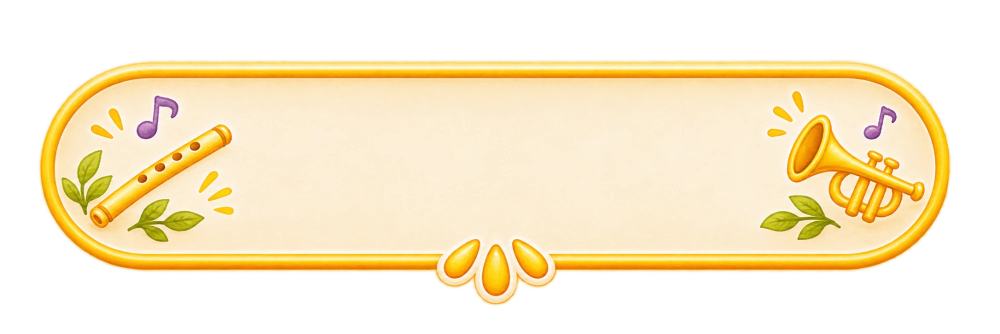
#> input picture grow-with-freya/assets/images/play-pill/source/play-pill.webp, 2000 x 667 px (shown at 1/2 size)
$ python prepare-play-pill.py
#> lines starting #> are read from the running program, lines starting #| are printed output that depends on the picture
#!/usr/bin/env python3
import argparse
from pathlib import Path

from PIL import Image

ROOT = Path(__file__).resolve().parent.parent / 'assets' / 'images' / 'play-pill'
WIDTH = 1000


def main() -> None:
    parser = argparse.ArgumentParser(description='Make the story reader Play button picture from the operator art in play-pill/source.')
    parser.add_argument('--out', type=Path, default=ROOT)
    args = parser.parse_args()
    pill = Image.open(ROOT / 'source' / 'play-pill.webp').convert('RGBA')
#> pill is the input picture: PIL image 2000x667 RGBA; mean R, G, B, A 144.4, 129.2, 94.1, 138.8
    height = round(pill.height * WIDTH / pill.width)
#> height = 334
    pill.convert('RGBa').resize((WIDTH, height), Image.LANCZOS).convert('RGBA').save(args.out / 'play-pill.webp', quality=92, method=6)
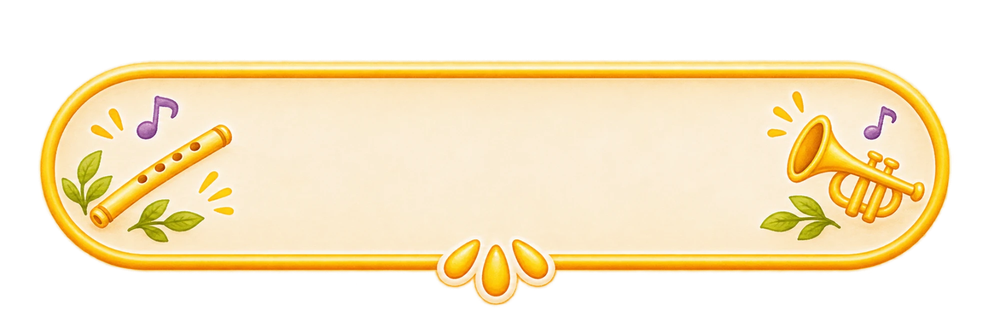
#> saved as play-pill.webp: PIL image 1000x334 RGBA; mean R, G, B, A 140.4, 125.2, 90.9, 138.8; transparent parts drawn white


if __name__ == '__main__':
    main()
